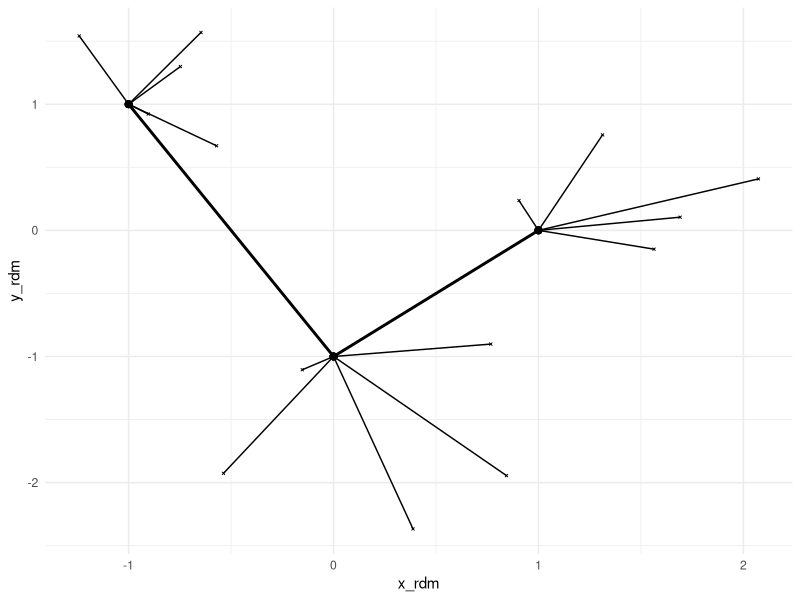

The R script that drew this image:
library(data.table)
library(ggplot2)



DT_ed <- CJ(id = 'A', obs = seq.int(3), rdm = seq.int(5))

DT_pt <- CJ(id = 'A', obs = seq.int(3))
DT_pt[, c('x', 'y') := .(c(-1, 0, 1), c(1, -1, 0))]

DT_pt_rdm <- DT_ed[DT_pt, on = .(id, obs)]
DT_pt_rdm[, c('x_rdm', 'y_rdm') := .(x + rnorm(.N, sd = 0.5), y + rnorm(.N, sd = 0.5))]


ggplot(DT_pt_rdm) +
	geom_point(aes(x_rdm, y_rdm), shape = 4, size = 0.5) +
	geom_point(aes(x, y), size = 2) +
	geom_line(aes(x, y), size = 1)  +
	geom_segment(aes(x = x, y = y, xend = x_rdm, yend = y_rdm), size = 0.5) +
	theme_minimal()


